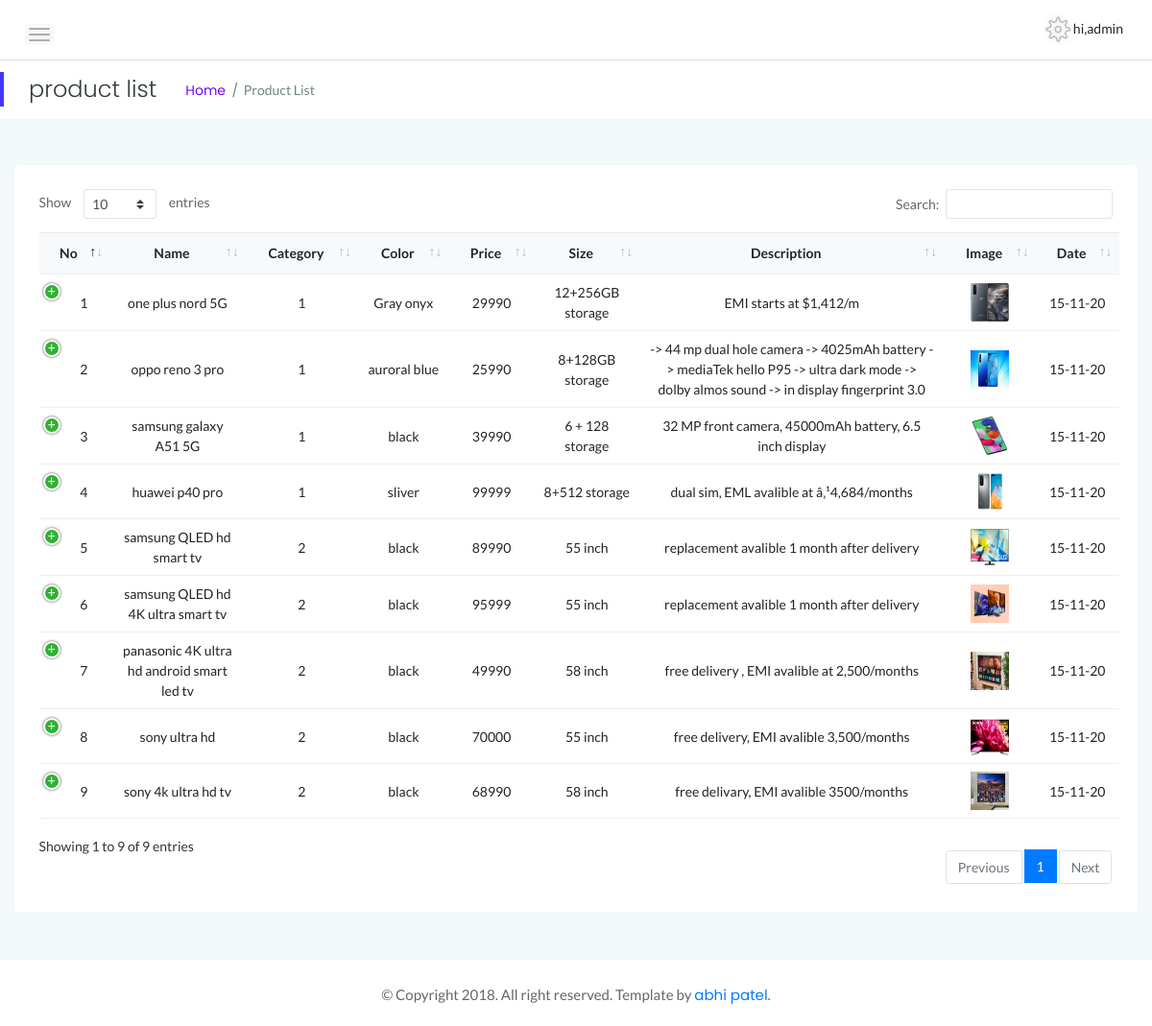
Page /admin/product_view.php (signed in) on the committed database.
### tables this page shows
CREATE TABLE `product` (
  `p_id` int(11) NOT NULL,
  `p_nm` varchar(500) NOT NULL,
  `p_cat` int(4) NOT NULL,
  `p_color` varchar(15) NOT NULL,
  `p_price` bigint(20) NOT NULL,
  `p_size` varchar(20) NOT NULL,
  `p_desc` longtext NOT NULL,
  `p_img` longtext NOT NULL,
  `p_time` varchar(60) NOT NULL,
  `p_status` int(1) NOT NULL DEFAULT '1'
);

### admin/product_view.php (the view, shortened to what this page needs)
<?php
include("include/header.php");
?>
<html>
    <head>
    </head>
</html>
            <div class="page-title-area">
                <div class="row align-items-center">
                    <div class="col-sm-6">
                        <div class="breadcrumbs-area clearfix">
                            <h4 class="page-title pull-left">product list</h4>
                            <ul class="breadcrumbs pull-left">
                                <li><a href="index.html">Home</a></li>
                                <li><span>product list</span></li>
                            </ul>
                        </div>
                    </div>
                </div>
            </div>
            <div class="main-content-inner">
                <div class="row">
                    <div class="col-12 mt-5">
                        <div class="card">
                            <div class="card-body">
                                <div class="data-tables">
                                    <table id="dataTable" class="text-center">
                                        <thead class="bg-light text-capitalize">
                                            <tr>
                                                <th>no</th>
                                                <th>name</th>
                                                <th>category</th>
                                                <th>color</th>
                                                <th>price</th>
                                                <th>size</th>
                                                <th>description</th>
                                                <th>image</th>
                                                <th>date</th>
                                            </tr>
                                        </thead>
                                        <tbody>
                                       <?php
                                            $cat_q = "select * from product";
                                            $cat_res = mysqli_query($link,$cat_q);
                                           while($cat_row = mysqli_fetch_assoc($cat_res))
                                           {    echo '<tr>';
                                                echo '<td>'.$cat_row['p_id'].'</td>';
                                                echo '<td>'.$cat_row['p_nm'].'</td>';
                                                echo '<td>'.$cat_row['p_cat'].'</td>';
                                                echo '<td>'.$cat_row['p_color'].'</td>';
                                                echo '<td>'.$cat_row['p_price'].'</td>';
                                                echo '<td>'.$cat_row['p_size'].'</td>';
                                                echo '<td>'.$cat_row['p_desc'].'</td>';
                                                echo '<td>';
                                                echo '<img class="img-size" src="../images/product/'.$cat_row['p_img'].'" alt="" />';
                                                echo '</td>';
                                                echo '<td>'.date('d-m-y',$cat_row['p_time']).'</td>';
                                                echo '</tr>';
                                           }
                                        ?>
                                        </tbody>
                                    </table>
                                </div>
                            </div>
                        </div>
                    </div>
                </div>
            </div>
        </div>
<?php
include("include/footer.php");
?>

### admin/assets/css/styles.css (style rules this page uses)
.card { border: none; border-radius: 4px; background-color: #fff; -webkit-transition: all 0.3s ease 0s; transition: all 0.3s ease 0s; }
.card-body { padding: 25.6px; padding: 1.6rem; }
.main-content-inner { padding: 0 30px 50px; }
.page-title-area { padding: 16px 30px; background: #fff; position: relative; }
.page-title-area:before { content: ''; position: absolute; left: 0; top: 50%; width: 4px; height: 36px; background: var(--primary-color); -webkit-transform: translateY(-50%); transform: translateY(-50%); }
.page-title { font-size: 24px; font-weight: 300; color: #313b3d; letter-spacing: 0; margin-right: 30px; }
ul.breadcrumbs { margin-top: 4px; }
.breadcrumbs li { display: inline-block; }
.breadcrumbs li a, .breadcrumbs li span { display: block; font-size: 14px; font-weight: 400; color: #7801ff; letter-spacing: 0; margin-right: 16px; position: relative; }
.breadcrumbs li a:before { content: '/'; color: #768387; position: absolute; right: -13px; top: 0; }
.breadcrumbs li span { margin-right: 0; color: #768387; text-transform: capitalize; }
table tr th { border-bottom: none; }
table tr th, table tr td { border-top: 1px solid rgba(120, 130, 140, 0.13) !important; }
table.dataTable.no-footer { border-bottom: 1px solid rgba(120, 130, 140, 0.13) !important; }
table.dataTable thead th, table.dataTable thead td { border-bottom-color: transparent; }

### admin/product_view.php (style rules this page uses)
.img-size { width:40px; height:40px; }

### rows in the picture
product: p_id "1", p_nm "one plus nord 5G", p_cat "1", p_color "Gray onyx", p_price "29990", p_size "12+256GB storage", p_desc "EMI starts at $1,412/m", p_img (picture), p_time "15-11-20"
product: p_id "2", p_nm "oppo reno 3 pro", p_cat "1", p_color "auroral blue", p_price "25990", p_size "8+128GB storage", p_desc "-> 44 mp dual hole camera -> 4025mAh battery -> mediaTek hello P95 -> ultra dark mode -> dolby almos sound -> in display fingerprint 3.0", p_img (picture), p_time "15-11-20"
product: p_id "3", p_nm "samsung galaxy A51 5G", p_cat "1", p_color "black", p_price "39990", p_size "6 + 128 storage", p_desc "32 MP front camera, 45000mAh battery, 6.5 inch display", p_img (picture), p_time "15-11-20"
product: p_id "4", p_nm "huawei p40 pro", p_cat "1", p_color "sliver", p_price "99999", p_size "8+512 storage", p_desc "dual sim, EML avalible at â‚¹4,684/months", p_img (picture), p_time "15-11-20"
product: p_id "5", p_nm "samsung QLED hd smart tv", p_cat "2", p_color "black", p_price "89990", p_size "55 inch", p_desc "replacement avalible 1 month after delivery", p_img (picture), p_time "15-11-20"
product: p_id "6", p_nm "samsung QLED hd 4K ultra smart tv", p_cat "2", p_color "black", p_price "95999", p_size "55 inch", p_desc "replacement avalible 1 month after delivery", p_img (picture), p_time "15-11-20"
product: p_id "7", p_nm "panasonic 4K ultra hd android smart led tv", p_cat "2", p_color "black", p_price "49990", p_size "58 inch", p_desc "free delivery , EMI avalible at 2,500/months", p_img (picture), p_time "15-11-20"
product: p_id "8", p_nm "sony ultra hd", p_cat "2", p_color "black", p_price "70000", p_size "55 inch", p_desc "free delivery, EMI avalible 3,500/months", p_img (picture), p_time "15-11-20"
product: p_id "9", p_nm "sony 4k ultra hd tv", p_cat "2", p_color "black", p_price "68990", p_size "58 inch", p_desc "free delivary, EMI avalible 3500/months", p_img (picture), p_time "15-11-20"

### other values in the picture
$_SESSION['admin']['unm'] "admin"
